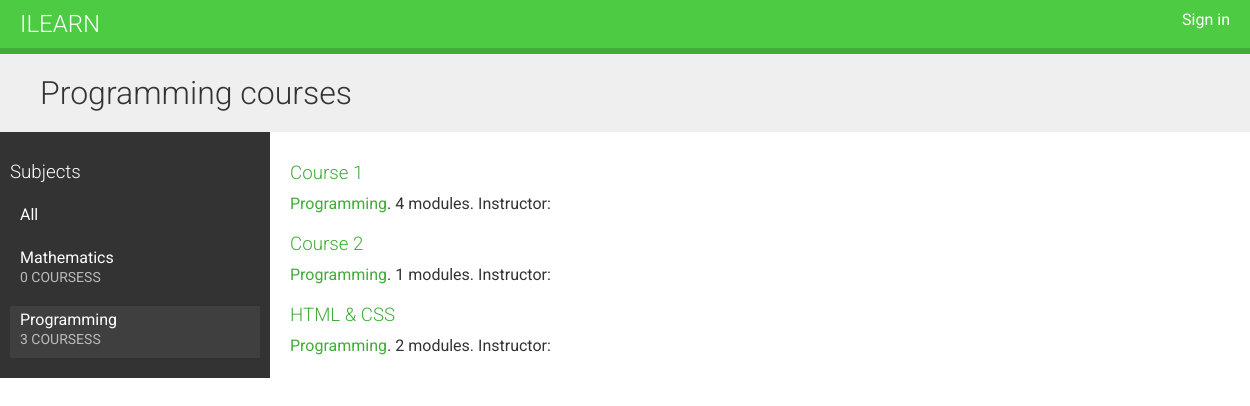
The app's page /course/subject/programming/ with its own data.
### courses/models.py (models this page shows, shortened)
class Subject(models.Model):
    title = models.CharField(max_length=220)
    slug = models.SlugField(max_length=220, unique=True)
    class Meta:
        ordering = ["title"]
    def __str__(self):
        return self.title

class Course(models.Model):
    owner = models.ForeignKey(
        User, related_name="courses_created", on_delete=models.CASCADE
    )
    subject = models.ForeignKey(
        Subject, related_name="courses", on_delete=models.CASCADE
    )
    title = models.CharField(max_length=220)
    slug = models.SlugField(max_length=220, unique=True)
    overview = models.TextField()
    created = models.DateTimeField(auto_now_add=True)
    students = models.ManyToManyField(User, related_name="courses_joined", blank=True)
    class Meta:
        ordering = ["-created"]

### courses/views.py (the view)
# urls.py: path("", CourseListView.as_view(), name="course_list"),
class CourseListView(TemplateResponseMixin, View):
    model = Course
    template_name = "courses/course/list.html"
    def get(self, request, subject=None):
        subjects = cache.get("all_subjects")
        if not subjects:
            subjects = Subject.objects.annotate(total_courses=Count("courses"))
            cache.set("all_subjects", subjects)
        all_courses = Course.objects.annotate(total_modules=Count("modules"))
        if subject:
            subject = get_object_or_404(Subject, slug=subject)
            key = f"subject_{subject.id}_courses"
            courses = cache.get(key)
            if not courses:
                courses = all_courses.filter(subject=subject)
                cache.set(key, courses)
        else:
            courses = cache.get("all_course")
            if not courses:
                courses = all_courses
                cache.set("all_courses", all_courses)
        return self.render_to_response(
            {"subjects": subjects, "subject": subject, "courses": courses}
        )

### courses/templates/courses/course/list.html (shortened to what this page needs)
{% extends 'base.html' %}
{% block content %}
<h1>
    {% if subject %}
    {{ subject.title }} courses
    {% else %}
    All courses
    {% endif %}
</h1>
<div class="contents">
    <h3>Subjects</h3>
    <ul id="modules">
        <li {% if not subject %}class="selected"{% endif %}>
            <a href="{% url 'course_list' %}">All</a>
        </li>
        {% for subj in subjects %}
        <li {% if subject == subj %}class="selected"{% endif %}>
            <a href="{% url 'course_list_subject' subj.slug %}">
                {{ subj.title }}
                <br />
                <span>{{ subj.total_courses }} courses{{ subj.total_courses|pluralize }}</span>
            </a>
        </li>
        {% endfor %}
    </ul>
</div>
<div class="module">
    {% for course in courses %}
    {% with subject=course.subject %}
    <h3>
        <a href="{% url 'course_detail' course.slug %}">{{ course.title }}</a>
    </h3>
    <p>
        <a href="{% url 'course_list_subject' subject.slug %}">{{ subject }}</a>.
        {{ course.total_modules }} modules.
        Instructor: {{ course.owner.get_full_name }}
    </p>
    {% endwith %}
    {% endfor %}
</div>
{% endblock content %}

### static/css/base.css (style rules this page uses)
body { margin:0; font-family:'Roboto', sans-serif; font-weight:400; color:#333; }
a { color:#3fad37; text-decoration:none; }
ul { float:left; }
h1, h2, h3, h4, h5, h6 { font-family:'Roboto', sans-serif; font-weight:300; }
h1 { background:#efefef; width:100%; overflow:auto; padding:20px 0 20px 40px; margin:0; }
.module { padding:10px 20px; float:left; width:600px; }
.module h3 { margin:20px 0 0; padding:0; width:100%; }
.module p { margin:10px 0 20px; width:100%; float:left; }
.contents { width:20%; padding:10px; float:left; background:#333; color: #fff; font-family:'Roboto', sans-serif; }
.contents ul { list-style:none; margin:0; padding:0; width:100%; }
.contents ul li { margin:0 0 10px 0; padding:4px 10px 10px; overflow:auto; cursor:move; }
.contents ul li.selected { background:#3f3f3f; }
.contents ul span { text-transform:uppercase; color:#bbb; font-size:14px; }
.contents ul a { display:block; color:#fff; text-decoration:none; }

### records on screen
Subject: title "Programming", total_courses "3"
Subject: title "Mathematics", total_courses "0"
Course: title "Course 1", subject "Programming", total_modules "4"
Course: title "Course 2", subject "Programming", total_modules "1"
Course: title "HTML & CSS", subject "Programming", total_modules "2"
